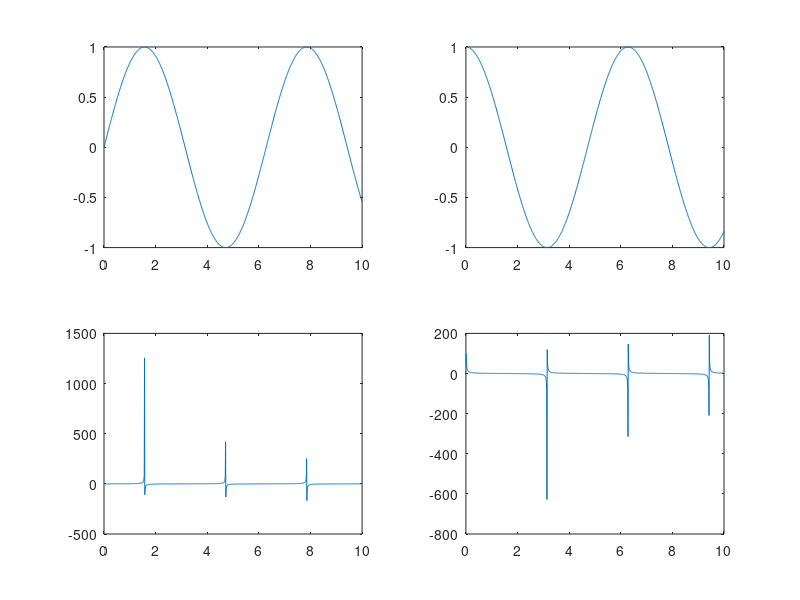

Write the MATLAB code that produced this figure.
clear all
clc
t=0:.01:10;
x=sin(t);
subplot(2,2,1);
plot(t,x);
y=cos(t);
subplot(2,2,2);
plot(t,y);
z=tan(t);
subplot(2,2,3);
plot(t,z);
w=cot(t);
subplot(2,2,4);
plot(t,w);



